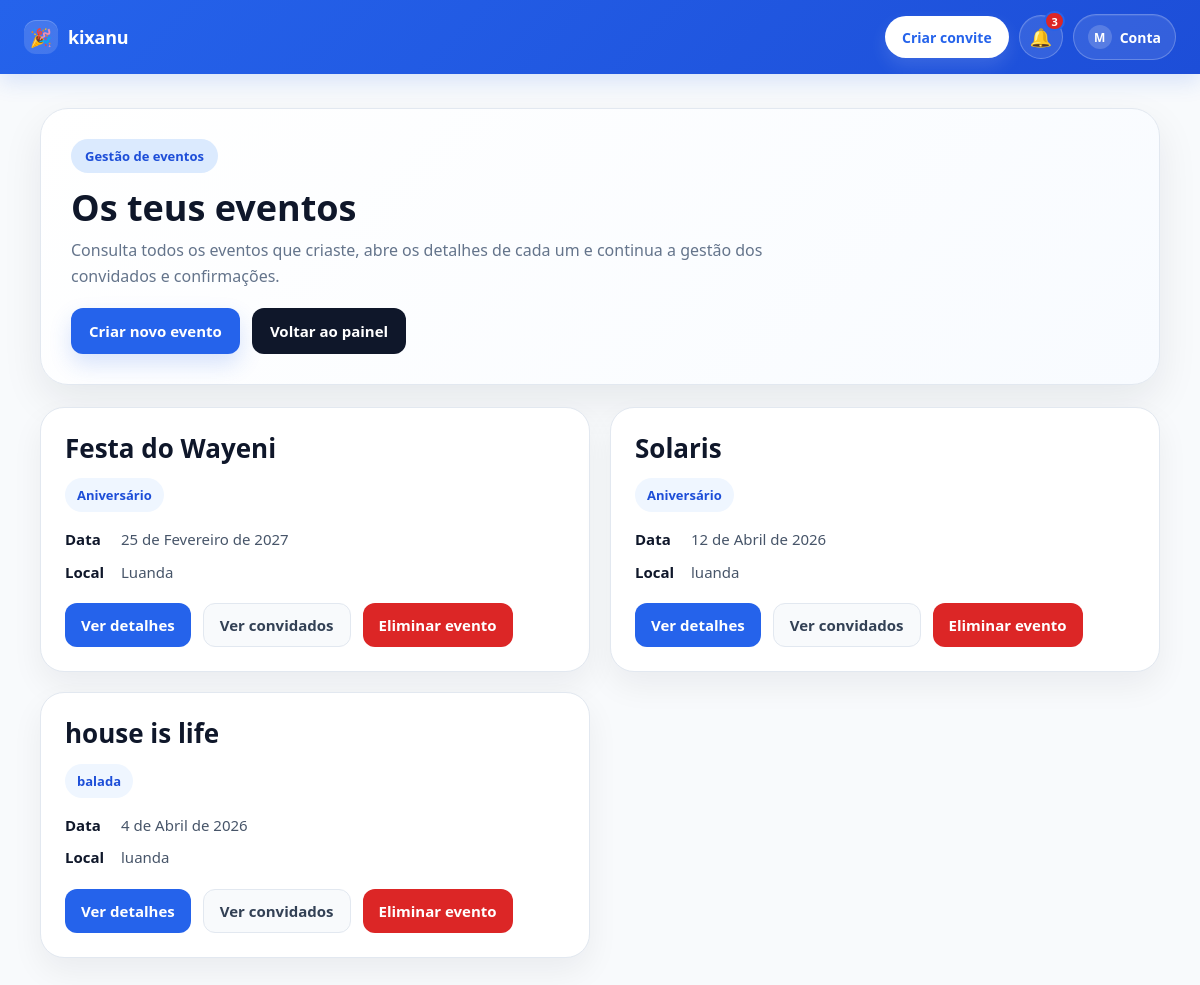
The app's page /event/ (signed in), older data.
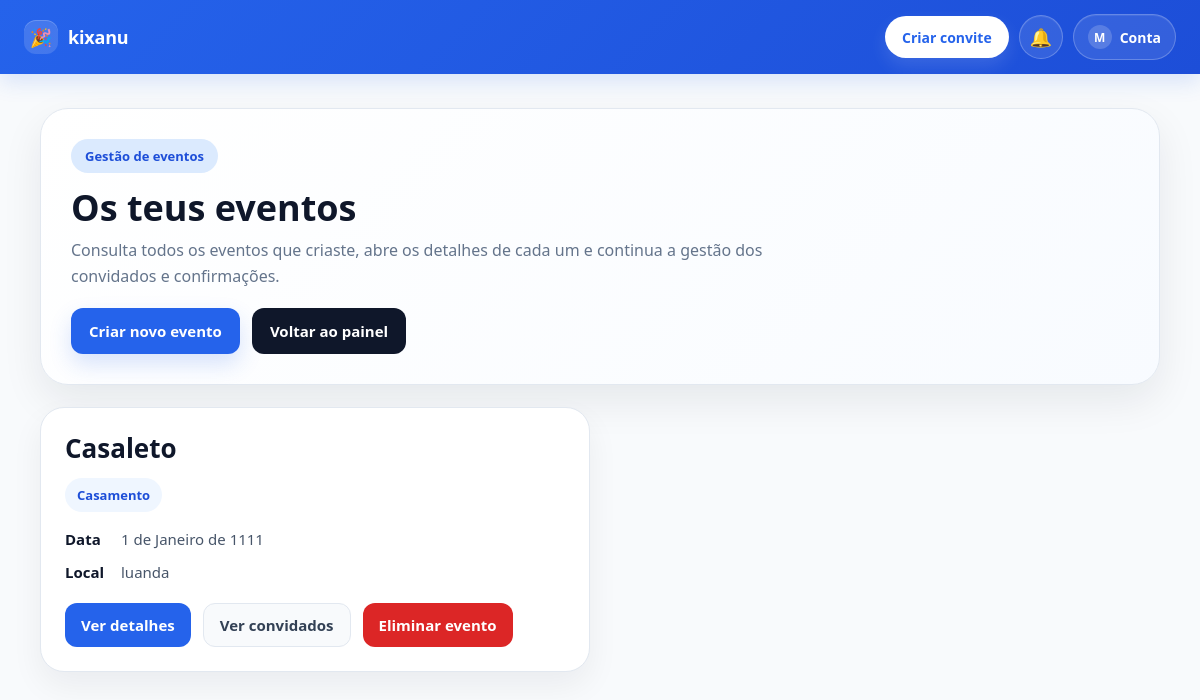
The same page, newer data.
### events/models.py (models this page shows, shortened)
class Event(models.Model):
    EVENT_TYPE_CHOICES = [
        ('aniversario', 'Aniversário'),
        ('casamento', 'Casamento'),
        ('noivado', 'Noivado'),
        ('baptizado', 'Baptizado'),
        ('cha_de_bebe', 'Chá de bebé'),
        ('formatura', 'Formatura'),
        ('conferencia', 'Conferência'),
        ('reuniao', 'Reunião'),
        ('evento_corporativo', 'Evento corporativo'),
        ('outro', 'Outro'),
    ]
    owner = models.ForeignKey(User, on_delete=models.CASCADE, null=True, blank=True)
    name = models.CharField(max_length=255)
    event_type = models.CharField(max_length=50, choices=EVENT_TYPE_CHOICES, default='outro')
    date = models.DateField()
    location = models.CharField(max_length=255, blank=True, null=True)
    description = models.TextField(blank=True, null=True)
    allowed_companions = models.PositiveIntegerField(default=0)
    @property
    def event_type_label(self):
        event_type_map = dict(self.EVENT_TYPE_CHOICES)
        return event_type_map.get(self.event_type, self.event_type)

### events/views.py (the view)
# urls.py: path('', views.event_list, name='event_list'),
@login_required
def event_list(request):
    events = Event.objects.filter(owner=request.user).order_by('-date')
    return render(request, 'events/event_list.html', {'events': events})

### notifications/context_processors.py (called while the page is built)
def notification_count(request):
    if request.user.is_authenticated:
        notifications = Notification.objects.filter(
            user=request.user
        ).order_by('-created_at')
        unread_count = notifications.filter(is_read=False).count()
    else:
        notifications = Notification.objects.none()
        unread_count = 0
    return {
        'unread_notifications_count': unread_count,
        'notifications': notifications,
    }

### events/templates/events/event_list.html (shortened to what this page needs)
{% extends "base.html" %}
{% block content %}
<div class="events-wrapper">
    <div class="hero-card">
        <div class="hero-top">
            <div>
                <div class="hero-badge"> Gestão de eventos</div>
                <h1 class="hero-title">Os teus eventos</h1>
                <p class="hero-subtitle">
                    Consulta todos os eventos que criaste, abre os detalhes de cada um e continua a gestão dos convidados e confirmações.
                </p>
            </div>
            <div class="hero-actions">
                <a href="/create/" class="hero-btn primary"> Criar novo evento</a>
                <a href="/" class="hero-btn secondary"> Voltar ao painel</a>
            </div>
        </div>
    </div>
    {% if events %}
        <div class="events-grid">
            {% for event in events %}
                <div class="event-card">
                    <div class="event-card-top">
                        <h2 class="event-title">
                            <a href="/event/{{ event.id }}/">{{ event.name }}</a>
                        </h2>
                        <div class="event-badge">{{ event.event_type_label }}</div>
                        <div class="event-meta">
                            <div class="event-meta-item">
                                <span class="event-meta-label">Data</span>
                                <span>{{ event.date }}</span>
                            </div>
                            <div class="event-meta-item">
                                <span class="event-meta-label">Local</span>
                                <span>{{ event.location }}</span>
                            </div>
                        </div>
                    </div>
             <div class="event-actions">
    <a href="/event/{{ event.id }}/" class="event-btn primary">Ver detalhes</a>
    <a href="{% url 'event_guests' event.id %}" class="event-btn light">Ver convidados</a>
    <a href="{% url 'delete_event' event.id %}"
       class="event-btn danger"
       onclick="return confirm('Tens a certeza que queres eliminar este evento?');">
        Eliminar evento
    </a>
</div>
                </div>
            {% endfor %}
        </div>
    {% endif %}
</div>
{% endblock %}

### templates/base.html (shortened to what this page needs)
<!DOCTYPE html>
<html lang="pt">
<head>
</head>
<body>
    <div class="navbar">
        <div class="nav-container">
            <a href="/" class="logo">
                <span class="logo-mark">🎉</span>
                <span class="logo-text">kixanu</span>
            </a>
            <div class="nav-links">
                <a href="/create/" class="nav-link-btn cta-btn">Criar convite</a>
                {% if request.user.is_authenticated %}
                    <div class="nav-popover-wrap">
                        <button
                            type="button"
                            class="icon-btn"
                            id="notificationsToggle"
                            aria-label="Abrir notificações"
                            aria-expanded="false"
                        >
                            🔔
                            {% if unread_notifications_count > 0 %}
                                <span class="notification-badge">{{ unread_notifications_count }}</span>
                            {% endif %}
                        </button>
                    </div>
                    <div class="nav-popover-wrap">
                        <button
                            type="button"
                            class="account-btn"
                            id="accountToggle"
                            aria-label="Abrir menu da conta"
                            aria-expanded="false"
                        >
                            <span class="account-avatar">
                                {{ request.user.username|slice:":1"|upper }}
                            </span>
                            <span>Conta</span>
                        </button>
                    </div>
                {% else %}
                    <a href="/login/" class="nav-link-btn ghost-btn">Entrar</a>
                {% endif %}
            </div>
        </div>
    </div>
    <div class="container">
        {% block content %}{% endblock %}
    </div>
</body>
</html>

### templates/base.html (style rules this page uses)
:root { --primary: #2563eb; --primary-dark: #1d4ed8; --dark: #0f172a; --text: #1e293b; --muted: #64748b; --border: #e2e8f0; --bg: #f8fafc; --card: #ffffff; --danger: #dc2626; }
* { box-sizing: border-box; }
html { scroll-behavior: smooth; }
body { margin: 0; font-family: "Segoe UI", Arial, sans-serif; background: var(--bg); color: var(--text); }
a { color: inherit; }
button { font-family: inherit; }
.navbar { background: linear-gradient(135deg, var(--primary), var(--primary-dark)); padding: 14px 24px; box-shadow: 0 8px 20px rgba(37, 99, 235, 0.15); position: sticky; top: 0; z-index: 1000; }
.nav-container { max-width: 1200px; margin: 0 auto; display: flex; align-items: center; justify-content: space-between; gap: 18px; }
.logo { display: inline-flex; align-items: center; gap: 10px; font-size: 18px; font-weight: 800; color: white; text-decoration: none; white-space: nowrap; letter-spacing: -0.2px; flex-shrink: 0; }
.logo-mark { width: 34px; height: 34px; border-radius: 12px; background: rgba(255, 255, 255, 0.14); display: inline-flex; align-items: center; justify-content: center; font-size: 18px; box-shadow: inset 0 1px 0 rgba(255,255,255,0.2); }
.logo-text { display: inline-block; line-height: 1; }
.nav-links { display: flex; align-items: center; gap: 10px; flex-wrap: wrap; }
.nav-link-btn { display: inline-flex; align-items: center; justify-content: center; min-height: 42px; padding: 10px 16px; border-radius: 999px; font-size: 14px; font-weight: 700; text-decoration: none; transition: 0.2s ease; white-space: nowrap; border: 1px solid transparent; cursor: pointer; }
.cta-btn { background: white; color: var(--primary); box-shadow: 0 8px 18px rgba(255,255,255,0.12); }
.nav-popover-wrap { position: relative; }
.icon-btn { position: relative; width: 44px; min-width: 44px; height: 44px; padding: 0; border-radius: 999px; background: rgba(255, 255, 255, 0.10); color: white; border: 1px solid rgba(255, 255, 255, 0.24); display: inline-flex; align-items: center; justify-content: center; cursor: pointer; transition: 0.2s ease; font-size: 18px; box-shadow: inset 0 1px 0 rgba(255,255,255,0.08); }
.account-btn { display: inline-flex; align-items: center; justify-content: center; min-height: 44px; padding: 10px 14px; border-radius: 999px; background: rgba(255, 255, 255, 0.10); color: white; border: 1px solid rgba(255, 255, 255, 0.24); cursor: pointer; transition: 0.2s ease; font-size: 14px; font-weight: 700; gap: 8px; box-shadow: inset 0 1px 0 rgba(255,255,255,0.08); }
.account-avatar { width: 24px; height: 24px; border-radius: 999px; background: rgba(255, 255, 255, 0.18); display: inline-flex; align-items: center; justify-content: center; font-size: 12px; font-weight: 800; }
.container { max-width: 1200px; margin: 0 auto; padding: 28px 20px 40px; }

Row changes from the older to the newer data that the page shows:
removed Event: name "Festa do Wayeni", event_type_label "Aniversário", date "25 de Fevereiro de 2027", location "Luanda"
removed Event: name "Solaris", event_type_label "Aniversário", date "12 de Abril de 2026", location "luanda"
removed Event: name "house is life", event_type_label "balada", date "4 de Abril de 2026", location "luanda"
added Event: name "Casaleto", event_type_label "Casamento", date "1 de Janeiro de 1111", location "luanda"
Text that changed along with them:
{{ unread_notifications_count }}: "3" → (not shown)
